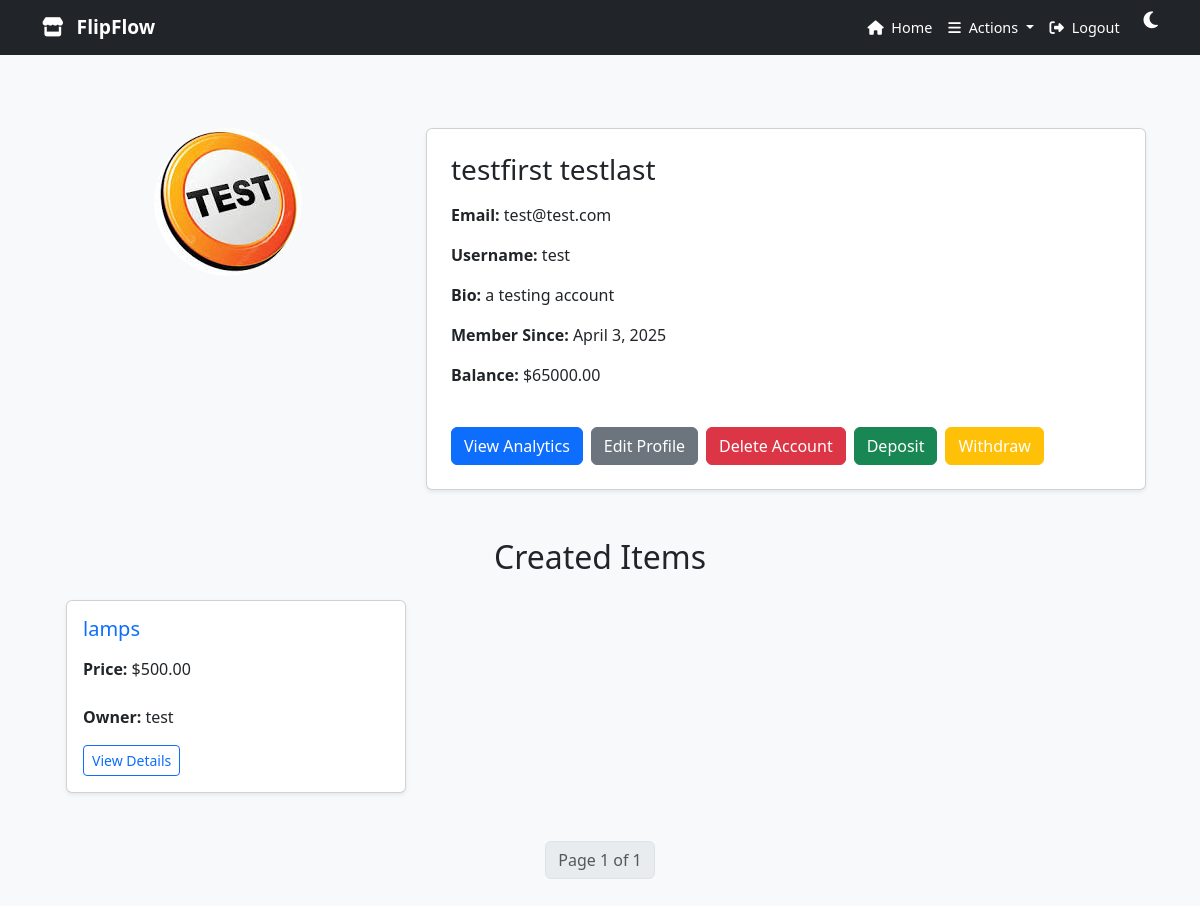
/accounts/profile/ (signed in), run on an earlier commit of the app's database.
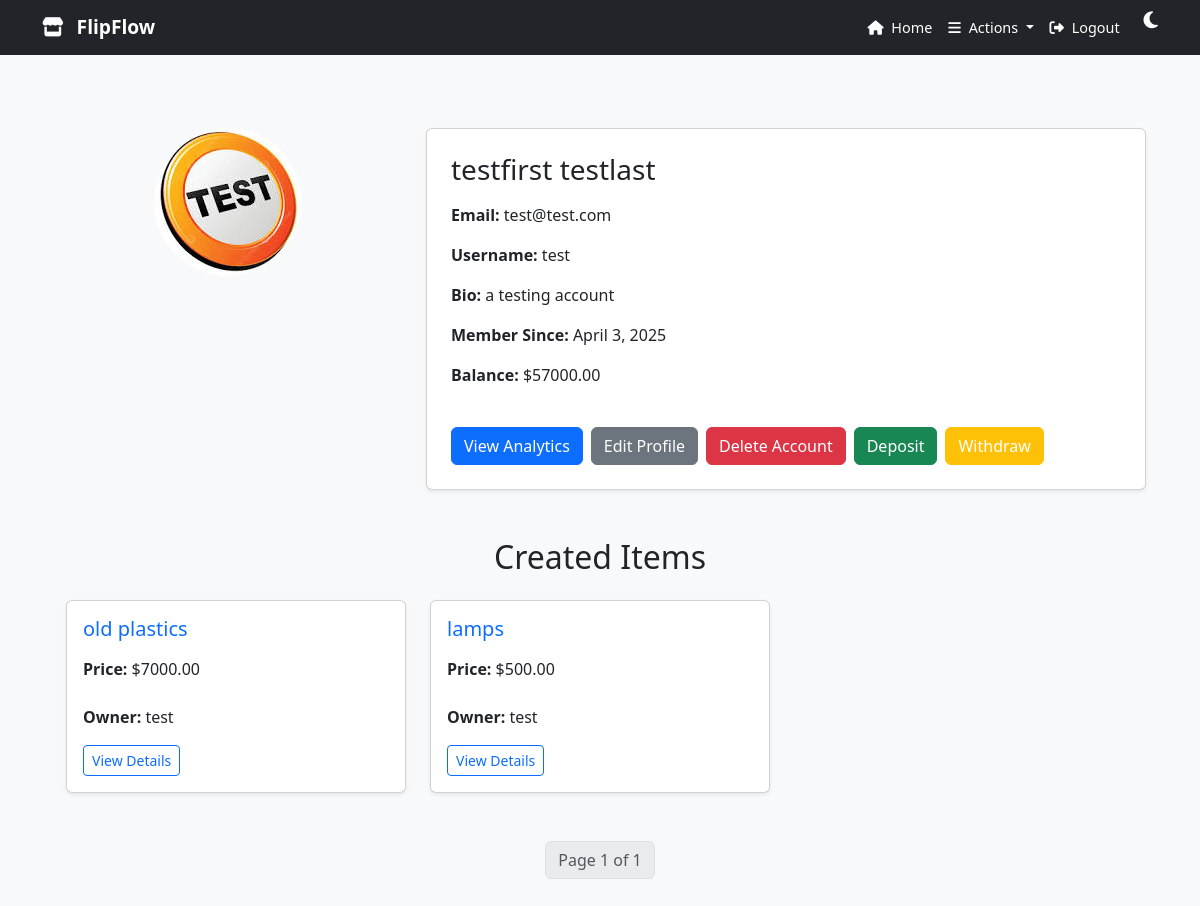
And on a later commit of the database.
### accounts/models.py (models this page shows, shortened)
class Profile(models.Model):
    user = models.OneToOneField(User, on_delete=models.CASCADE)
    img = models.ImageField(upload_to=custom_upload_to,blank=True,null=True)
    balance=models.DecimalField(max_digits=15,default=0, decimal_places=2, verbose_name="balance")
    slug = models.SlugField(blank=True,null=True)
    bio = models.TextField(blank=True)
    country = CountryField(blank=True)
    address = models.CharField(blank=True, max_length=100)
    birth_date = models.DateField(null=True, blank=True)
    joindate = models.DateTimeField(blank=True, default=datetime.datetime.now)
    class Meta:
        verbose_name = 'Profile'
        verbose_name_plural = 'Profiles'

### Item/models.py (models this page shows, shortened)
class Item(models.Model):
    Item_name= models.CharField(max_length=100, verbose_name="Item Name")
    Item_img = models.ImageField(upload_to=custom_upload_to,blank=True,null=True)
    Item_owner=models.ForeignKey(User,blank=True, null=True,verbose_name=_("Item Owner"), on_delete=models.CASCADE,related_name='item_owner')
    Item_description= models.TextField(verbose_name="Item Description")
    Item_price= models.DecimalField(max_digits=10, decimal_places=2, verbose_name="Item Price")
    Item_quantity= models.IntegerField(verbose_name="Item Quantity")
    Item_published=models.BooleanField(_("Item Published"), default=False, help_text=_("Is this item published?"))
    Item_createdat=models.DateTimeField(_("Item Created At"), auto_now_add=True)
    Item_category=models.ForeignKey('Category',on_delete=models.CASCADE,blank=True,null=True)
    Item_slug = models.SlugField(blank=True,null=True,unique=True)
    class Meta:
        verbose_name = _("Item")
        verbose_name_plural = _("Items")

### accounts/views.py (the view)
# urls.py: path('profile/',views.profile,name='profile'),
@login_required
def profile(request):
    profile=Profile.objects.get(user=request.user)
    items = Item.objects.filter(Item_owner=request.user, Item_published=True)
    Paginator_items=Paginator(items,2) # Show 10 items per page
    page_number=request.GET.get('page')
    items=Paginator_items.get_page(page_number)
    context={'profile':profile,'items':items}
    return render(request,'profile.html',context)

### accounts/templates/profile.html (shortened to what this page needs)
{% extends "base.html" %}
{% load static %}
{% block body %}
<section class="profile-details py-5 bg-light">
  <div class="container">
    <div class="row">
      <div class="col-lg-4 col-md-6 mb-4">
        <div class="profile-img text-center">
          {% if profile.img %}
            <img src="{{ profile.img.url }}" alt="Profile Image" class="img-fluid rounded-circle profile-image" />
          {% else %}
            <img src="{% static 'images/default-profile.png' %}" alt="Default Profile Image" class="img-fluid rounded-circle profile-image" />
          {% endif %}
        </div>
      </div>
      <div class="col-lg-8 col-md-6">
        <div class="profile-info card shadow-sm p-4">
          <h3 class="mb-3">{{ profile.user.first_name }} {{ profile.user.last_name }}</h3>
          <p><strong>Email:</strong> {{ profile.user.email }}</p>
          <p><strong>Username:</strong> {{ profile.user.username }}</p>
          <p><strong>Bio:</strong> {{ profile.bio|safe }}</p>
          <p><strong>Member Since:</strong> {{ profile.user.date_joined|date:"F j, Y" }}</p>
          <p><strong>Balance:</strong> ${{ profile.balance|safe }}</p>
          {% if profile.user == request.user %}
          <div class="mt-4 d-flex gap-2 flex-wrap">
            <a href="{% url 'accounts:analytics' %}" class="btn btn-primary">View Analytics</a>
            <a href="{% url 'accounts:profile_edit' %}" class="btn btn-secondary">Edit Profile</a>
            <a href="{% url 'accounts:del_account' profile.slug %}" class="btn btn-danger">Delete Account</a>
            <a href="{% url 'Market:deposit' %}" class="btn btn-success">Deposit</a>
            <a href="{% url 'Market:withdraw' %}" class="btn btn-warning text-white">Withdraw</a>
          </div>
          {% endif %}
        </div>
      </div>
    </div>
    <div class="container mt-5">
      <h2 class="text-center mb-4">Created Items</h2>
      <div class="row">
        {% for item in items %}
        <div class="col-md-4 mb-4">
          <div class="card h-100 shadow-sm">
            <div class="card-body d-flex flex-column">
              <a href="{% url 'Item:item_detail' item.Item_slug %}" class="text-decoration-none">
                <h5 class="card-title">{{ item.Item_name }}</h5>
              </a>
              <p class="card-text mt-2"><strong>Price:</strong> ${{ item.Item_price }}</p>
              <p class="card-text mt-2"><strong>Owner:</strong> {{ item.Item_owner.username }}</p>
              <div class="mt-auto">
                <a href="#" class="btn btn-sm btn-outline-primary">View Details</a>
              </div>
            </div>
          </div>
        </div>
        {% empty %}
        <p class="text-muted text-center">No items available.</p>
        {% endfor %}
      </div>
      <nav aria-label="Page navigation" class="mt-4">
        <ul class="pagination justify-content-center">
          <li class="page-item disabled">
            <span class="page-link">Page {{ items.number }} of {{ items.paginator.num_pages }}</span>
          </li>
        </ul>
      </nav>
    </div>
  </div>
</section>
{% endblock %}

What changed in the data, as far as the page shows it:
changed Profile "a testing account": balance "65000.00" → "57000.00"
now on this page (row edited): Item: Item_name "old plastics", Item_price "7000.00", Item_owner.username "test"
